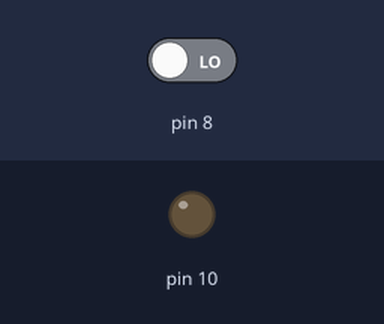
Bench run of a sketch on a simulated Arduino Uno, built with avr-gcc and run on an emulated ATmega328P. Parts: output pins drawn as LEDs (lit = HIGH). The inputs (shaded band) are chosen by the test bench; at power-on: pin 8 LOW.

Above: at 1.2 s.
1.3 s: pin 8 driven HIGH
At 2.4 s:
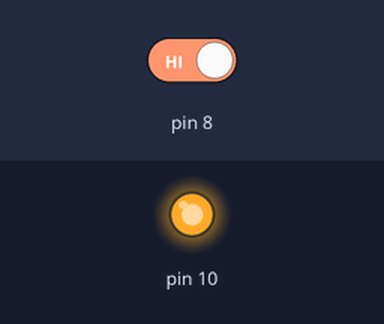
2.8 s: pin 8 driven LOW
At 3.5 s:
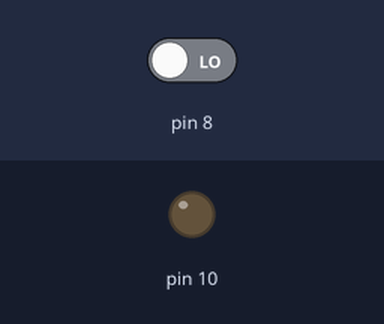
Timing chart, 0 to 5.8 s (numbered marks = the images above; inputs shaded):
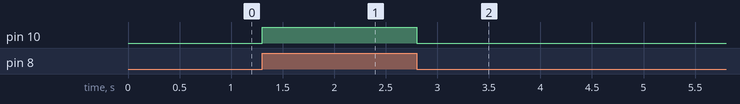

Measured:
- after the input at 1.3 s, pin 10: LOW → HIGH at once
- after the input at 2.8 s, pin 10: HIGH → LOW at once

The sketch:

butonlaled.ino
```cpp
//buton 8
//led 10
//bk butonkontrol
int bk=0;
void setup() {
 pinMode(8,INPUT);
 pinMode(10,OUTPUT);
}

void loop() {
  bk = digitalRead(8);
  if(bk ==1 ){
  digitalWrite(10,HIGH);}
  else{
  digitalWrite(10,LOW);}
}
```
